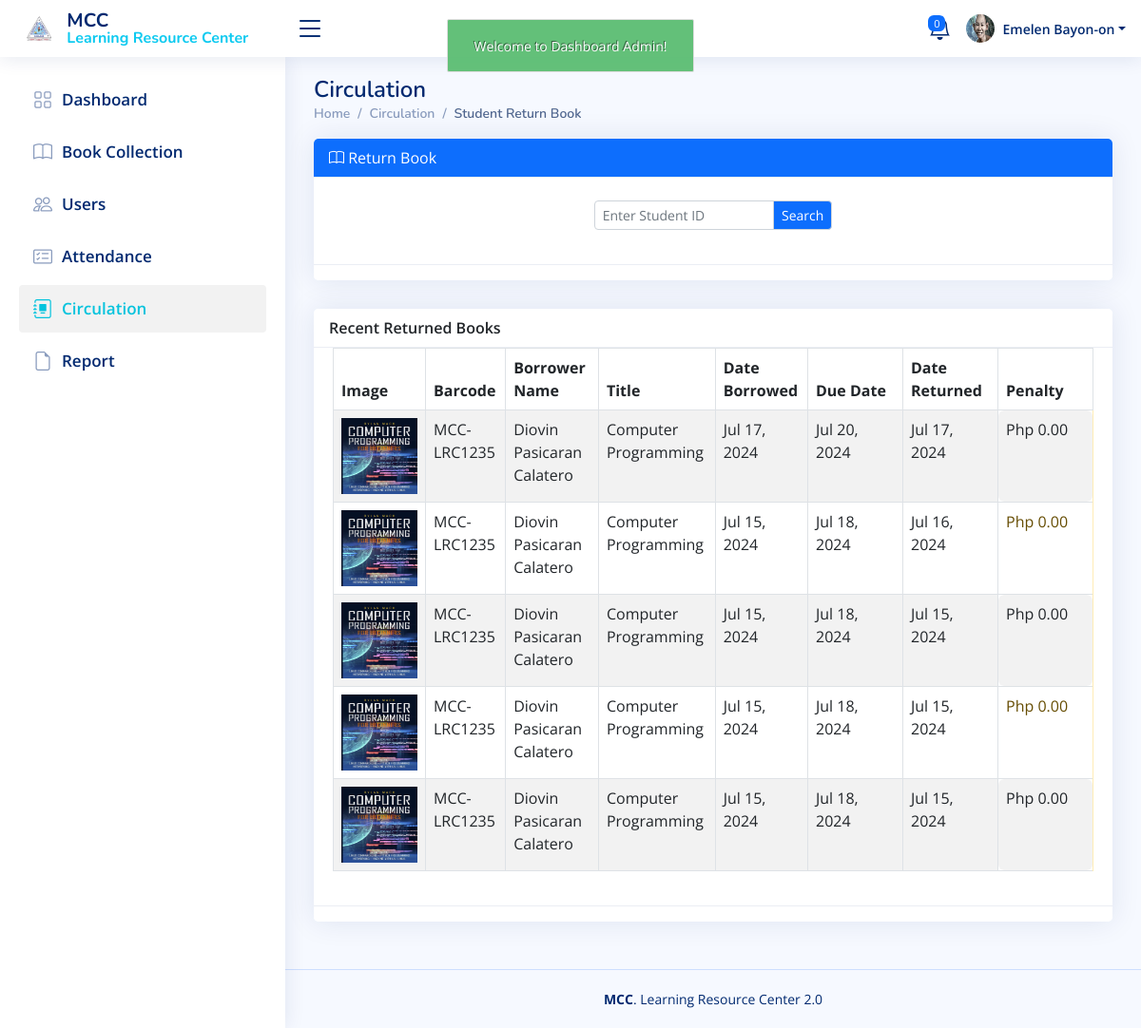
/admin/circulation_return.php (signed in), run on an earlier commit of the app's database.
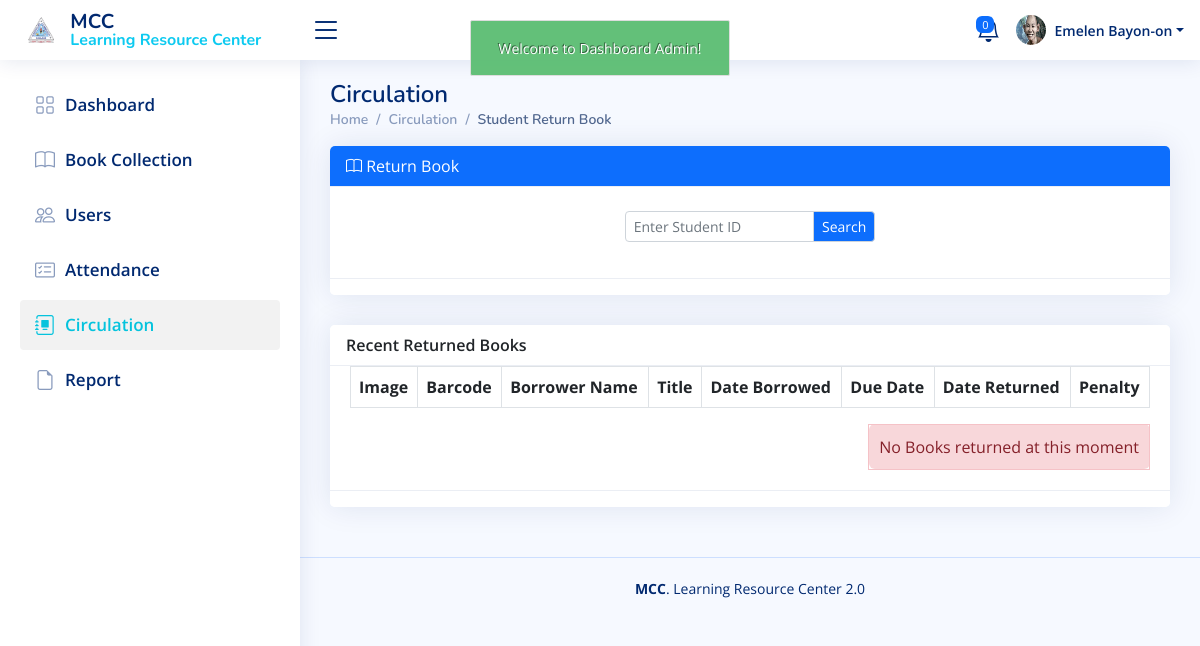
And on a later commit of the database.
### tables this page shows
CREATE TABLE `return_book` (
  `return_book_id` int(11) NOT NULL,
  `user_id` int(11) NOT NULL,
  `faculty_id` int(11) NOT NULL,
  `book_id` int(11) NOT NULL,
  `date_borrowed` datetime NOT NULL,
  `due_date` datetime NOT NULL,
  `date_returned` datetime NOT NULL,
  `book_penalty` varchar(100) NOT NULL
);

CREATE TABLE `book` (
  `book_id` int(11) NOT NULL,
  `call_number` varchar(50) NOT NULL,
  `accession_number` varchar(50) NOT NULL,
  `title` varchar(150) NOT NULL,
  `category_id` int(11) NOT NULL,
  `author` varchar(50) NOT NULL,
  `copyright_date` varchar(20) NOT NULL,
  `publisher` varchar(50) NOT NULL,
  `place_publication` varchar(50) NOT NULL,
  `isbn` varchar(50) NOT NULL,
  `barcode` varchar(50) NOT NULL,
  `book_image` varchar(100) NOT NULL,
  `date_added` datetime NOT NULL,
  `status` varchar(50) NOT NULL
);

CREATE TABLE `user` (
  `user_id` int(11) NOT NULL,
  `user_log_id` int(11) NOT NULL,
  `lastname` varchar(45) NOT NULL,
  `firstname` varchar(45) NOT NULL,
  `middlename` varchar(45) NOT NULL,
  `gender` varchar(20) NOT NULL,
  `course` varchar(45) NOT NULL,
  `address` varchar(100) NOT NULL,
  `cell_no` varchar(25) NOT NULL,
  `birthdate` varchar(45) NOT NULL,
  `email` varchar(50) NOT NULL,
  `year_level` varchar(45) NOT NULL,
  `student_id_no` varchar(45) NOT NULL,
  `password` varchar(255) NOT NULL,
  `cpassword` varchar(255) NOT NULL,
  `role_as` varchar(50) NOT NULL,
  `status` varchar(50) NOT NULL,
  `user_added` datetime NOT NULL,
  `qr_code` varchar(255) NOT NULL,
  `verify_token` varchar(255) NOT NULL,
  `token_used` tinyint(1) DEFAULT 0
);

### admin/circulation_return.php (the view, shortened to what the rows shown need)
<?php
include('authentication.php');
include('includes/header.php');
?>
<main id="main" class="main">
     <div class="pagetitle">
          <h1>Circulation</h1>
     </div>
     <section class="section ">
          <div class="row">
               <div class="col-lg-12">
                    <div class="card">
                         <div class="card-body">
                              <div class="table-responsive">
                                   <?php
							$return_query= mysqli_query($con,"SELECT * from return_book
							LEFT JOIN book ON return_book.book_id = book.book_id
							LEFT JOIN user ON return_book.user_id = user.user_id
							where return_book.return_book_id order by return_book.return_book_id DESC");
							?>
                                   <table id="myDataTable" cellpadding="0" cellspacing="0" border="0"
                                        class="table table-striped table-bordered">
                                        <thead>
                                             <tr>
                                                  <th>Image</th>
                                                  <th>Barcode</th>
                                                  <th>Borrower Name</th>
                                                  <th>Title</th>
                                                  <th>Date Borrowed</th>
                                                  <th>Due Date</th>
                                                  <th>Date Returned</th>
                                                  <th>Penalty</th>
                                             </tr>
                                        </thead>
                                        <tbody>
                                             <?php
							while ($return_row= mysqli_fetch_array ($return_query) ){
?> <?php if(isset( $return_row['user_id'])) : ?>
                                             <tr>
                                                  <td>
                                                       <center>
                                                            <?php if($return_row['book_image'] != ""): ?>
                                                            <img src="../uploads/books_img/<?php echo $return_row['book_image']; ?>"
                                                                 alt="" width="80px" height="80px">
                                                            <?php else: ?>
                                                            <img src="../uploads/books_img/book_image.jpg" alt=""
                                                                 width="80px" height="80px">
                                                            <?php endif; ?>
                                                       </center>
                                                  </td>
                                                  <td><?php echo $return_row['barcode']; ?></td>
                                                  <td style="text-transform: capitalize">
                                                       <?php echo $return_row['firstname']." ".$return_row['middlename']." ".$return_row['lastname']; ?>
                                                  </td>
                                                  <td style="text-transform: capitalize">
                                                       <?php echo $return_row['title']; ?></td>
                                                  <td><?php echo date("M d, Y",strtotime($return_row['date_borrowed'])); ?>
                                                  </td>
                                                  <?php
								 if ($return_row['book_penalty'] != 'No Penalty'){
									 echo "<td class='' style='width:100px;'>".date("M d, Y",strtotime($return_row['due_date']))."</td>";
								 }else {
									 echo "<td>".date("M d, Y ",strtotime($return_row['due_date']))."</td>";
								 }
								?>
                                                  <?php
								 if ($return_row['book_penalty'] != 'No Penalty'){
									 echo "<td class='' style='width:100px;'>".date("M d, Y",strtotime($return_row['date_returned']))."</td>";
								 }else {
									 echo "<td>".date("M d, Y ",strtotime($return_row['date_returned']))."</td>";
								 }
								?>
                                                  <?php
								 if ($return_row['book_penalty'] != 'No Penalty'){
									 echo "<td class='alert alert-warning' style='width:100px;'>Php ".$return_row['book_penalty'].".00</td>";
								 }else {
									 echo "<td>".$return_row['book_penalty']."</td>";
								 }
								?>
                                             </tr>
                                             <?php endif; ?>
                                             <?php
							}
							?>
                                        </tbody>
                                   </table>
                              </div>
                         </div>
                    </div>
               </div>
          </div>
     </section>
</main>

### admin/includes/topnav.php (shortened to what the rows shown need)
<header id="header" class="header fixed-top d-flex align-items-center">
    <?php
    if (isset($_SESSION['auth_admin']['admin_id'])) {
        $id_session = $_SESSION['auth_admin']['admin_id'];
    }
    ?>
    <nav class="header-nav ms-auto">
        <ul class="d-flex align-items-center">
            <li class="nav-item dropdown pe-3">
                <?php
                $query = "SELECT * FROM admin WHERE admin_id = '$id_session'";
                $query_run = mysqli_query($con, $query);
                $row = mysqli_fetch_array($query_run);
                ?>
                <a class="nav-link nav-profile d-flex align-items-center pe-0" href="javascript:;" data-bs-toggle="dropdown">
                    <img src="<?= $row['admin_image'] ? '../uploads/admin_profile/'.$row['admin_image'] : 'assets/img/admin.png'; ?>" alt="" width="30px" height="30px" class="rounded-circle">
                    <span class="d-none d-md-block dropdown-toggle ps-2"><?= $_SESSION['auth_admin']['admin_name']; ?></span>
                </a>
            </li>
        </ul>
    </nav>
</header>

What changed in the data, as far as the page shows it:
removed return_book: book.book_image (picture), book.barcode "MCC-LRC1235", user.firstname "Diovin", user.middlename "Pasicaran", user.lastname "Calatero", book.title "Computer Programming", date_borrowed "Jul 17, 2024", due_date "Jul 20, 2024", date_returned "Jul 17, 2024", book_penalty "0"
removed return_book: book.book_image (picture), book.barcode "MCC-LRC1235", user.firstname "Diovin", user.middlename "Pasicaran", user.lastname "Calatero", book.title "Computer Programming", date_borrowed "Jul 15, 2024", due_date "Jul 18, 2024", date_returned "Jul 16, 2024", book_penalty "0"
removed return_book: book.book_image (picture), book.barcode "MCC-LRC1235", user.firstname "Diovin", user.middlename "Pasicaran", user.lastname "Calatero", book.title "Computer Programming", date_borrowed "Jul 15, 2024", due_date "Jul 18, 2024", date_returned "Jul 15, 2024", book_penalty "0"
removed return_book: book.book_image (picture), book.barcode "MCC-LRC1235", user.firstname "Diovin", user.middlename "Pasicaran", user.lastname "Calatero", book.title "Computer Programming", date_borrowed "Jul 15, 2024", due_date "Jul 18, 2024", date_returned "Jul 15, 2024", book_penalty "0"
removed return_book: book.book_image (picture), book.barcode "MCC-LRC1235", user.firstname "Diovin", user.middlename "Pasicaran", user.lastname "Calatero", book.title "Computer Programming", date_borrowed "Jul 15, 2024", due_date "Jul 18, 2024", date_returned "Jul 15, 2024", book_penalty "0"
Also different on the page:
text now shown: "No Books returned at this moment"
